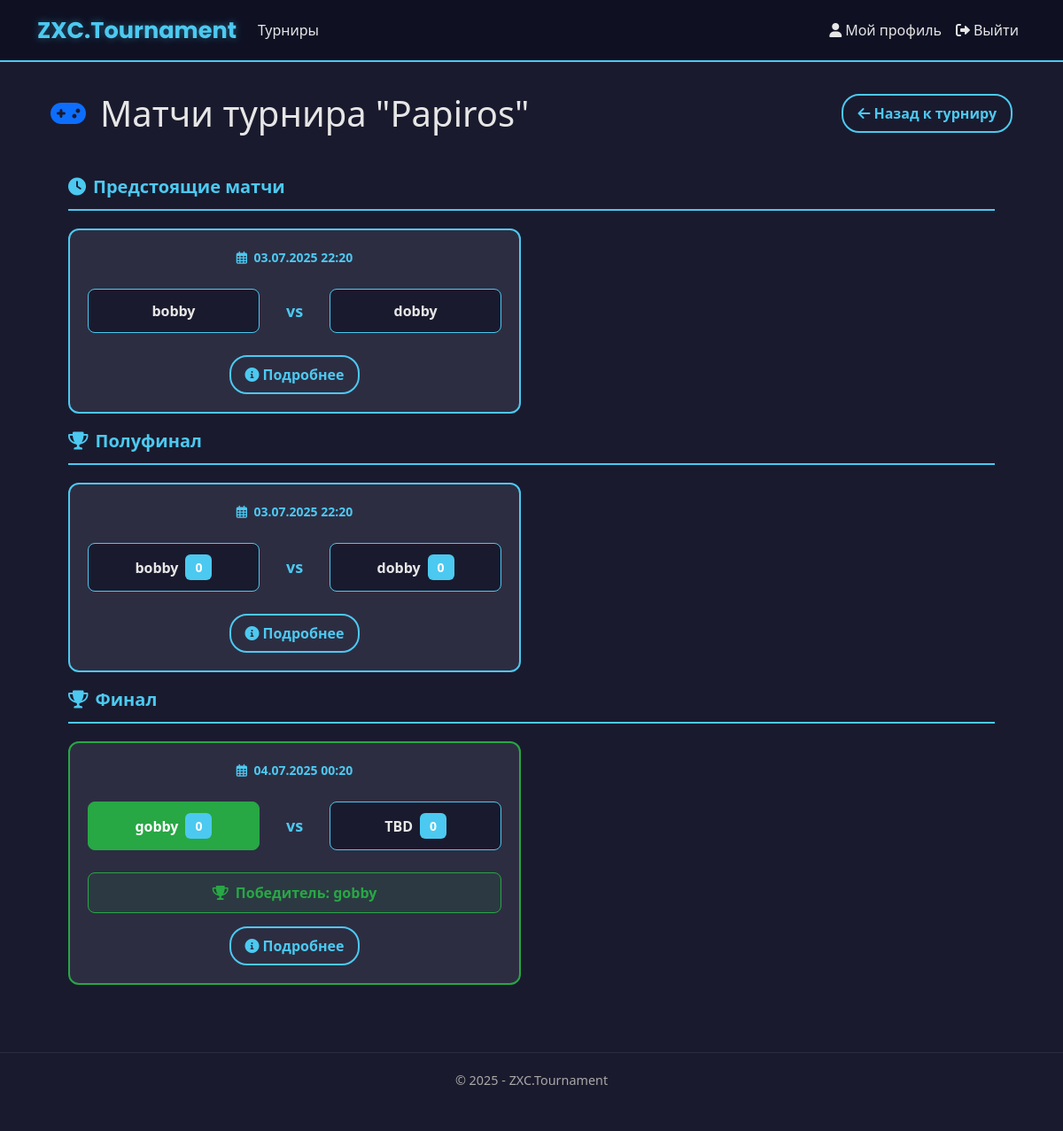
Page /tournaments/7/matches/ (signed in) on the earlier database version.
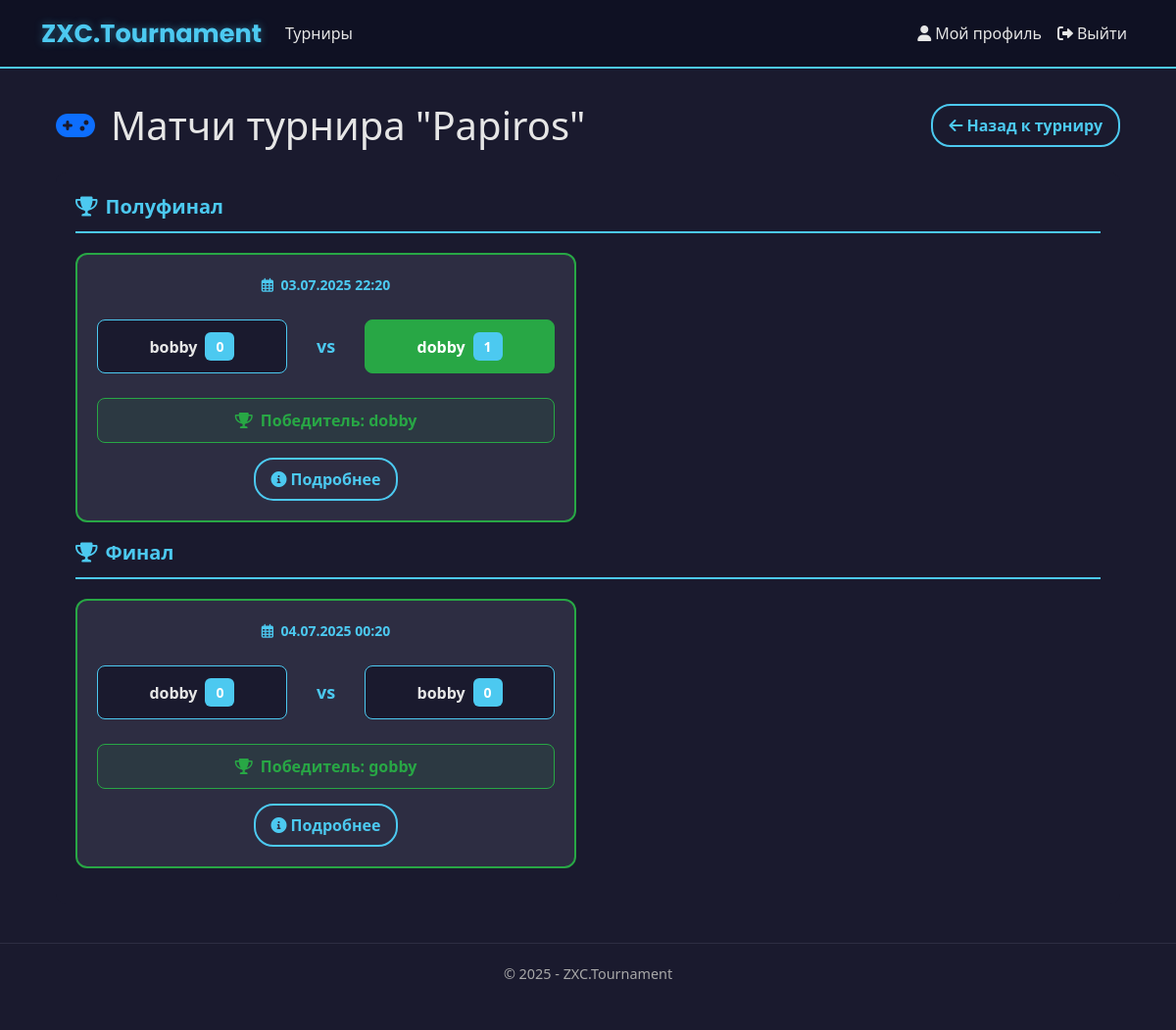
Same page on the later database version.
### app/models.py (models this page shows, shortened)
class BracketMatch(models.Model):
    stage = models.ForeignKey(BracketStage, on_delete=models.CASCADE, related_name='matches')
    team1 = models.ForeignKey(Team, on_delete=models.CASCADE, related_name='team1_matches', null=True, blank=True)
    team2 = models.ForeignKey(Team, on_delete=models.CASCADE, related_name='team2_matches', null=True, blank=True)
    winner = models.ForeignKey(Team, on_delete=models.SET_NULL, null=True, blank=True, related_name='won_matches')
    team1_score = models.PositiveIntegerField(default=0)
    team2_score = models.PositiveIntegerField(default=0)
    order = models.PositiveIntegerField()
    scheduled_time = models.DateTimeField(null=True, blank=True)
    is_completed = models.BooleanField(default=False)
    is_bye = models.BooleanField(default=False)
    class Meta:
        ordering = ['order']
        verbose_name = 'Матч турнирной сетки'
        verbose_name_plural = 'Матчи турнирной сетки'

class Team(models.Model):
    name = models.CharField(
        max_length=20,
        unique=True,
        verbose_name="Название команды",
        error_messages={
            'unique': "Команда с таким названием уже существует"
        }
    )
    avatar = models.ImageField(
        upload_to='team_avatars/',
        default='team_avatars/default_team.jpg',
        blank=True,
        null=True,
        verbose_name="Аватар команды"
    )
    captain = models.ForeignKey(
        User,
        on_delete=models.CASCADE,
        related_name='captained_teams',
        verbose_name="Капитан"
    )
    members = models.ManyToManyField(
        User,
        related_name='teams',
        blank=True,
        verbose_name="Участники"
    )
    created_at = models.DateTimeField(
        auto_now_add=True,
        verbose_name="Дата создания"
    )
    invite_code = models.CharField(
        max_length=32,
        unique=True,
        verbose_name="Код приглашения"
    )
    class Meta:
        verbose_name = 'Команда'
        verbose_name_plural = 'Команды'
        ordering = ['-created_at']

class BracketStage(models.Model):
    STAGE_TYPE_CHOICES = [
        ('upper', 'Верхняя сетка'),
        ('lower', 'Нижняя сетка'),
        ('final', 'Финал'),
        ('third_place', 'Матч за 3 место'),
        ('normal', 'Обычный этап'),
    ]
    bracket = models.ForeignKey(TournamentBracket, on_delete=models.CASCADE, related_name='stages')
    name = models.CharField(max_length=100)
    format = models.CharField(max_length=3, choices=TournamentBracket.FORMAT_CHOICES, default='BO3')
    stage_type = models.CharField(max_length=20, choices=STAGE_TYPE_CHOICES, default='normal')
    order = models.PositiveIntegerField()
    scheduled_time = models.DateTimeField(null=True, blank=True, verbose_name="Запланированное время")
    is_completed = models.BooleanField(default=False)
    class Meta:
        ordering = ['order']
        verbose_name = 'Этап турнира'
        verbose_name_plural = 'Этапы турнира'

### app/views.py (the view)
# urls.py: path('tournaments/<int:tournament_id>/matches/', views.tournament_matches, name='tournament_matches'),
@login_required
def tournament_matches(request, tournament_id):
    tournament = get_object_or_404(Tournament, id=tournament_id)
    upcoming_matches = get_upcoming_matches(tournament)
    matches_by_stage = {}
    if tournament.tournament_format == 'round_robin':
        if hasattr(tournament, 'round_robin_table'):
            all_matches = tournament.round_robin_table.matches.all()
            if all_matches:
                matches_by_stage['Round Robin'] = all_matches
    else:
        if hasattr(tournament, 'bracket'):
            for stage in tournament.bracket.stages.all().order_by('order'):
                stage_matches = stage.matches.all()
                if stage_matches:
                    matches_by_stage[stage.name] = stage_matches
    context = {
        'tournament': tournament,
        'upcoming_matches': upcoming_matches,
        'matches_by_stage': matches_by_stage,
        'year': datetime.now().year,
    }
    return render(request, 'app/tournaments/matches/tournament_matches.html', context)

### app/bracket_features.py (called while the page is built)
def get_upcoming_matches(tournament):
    upcoming_matches = []
    if tournament.tournament_format == 'round_robin':
        if hasattr(tournament, 'round_robin_table'):
            matches = tournament.round_robin_table.matches.filter(
                is_completed=False,
                scheduled_time__isnull=False
            ).order_by('scheduled_time')[:10]
            upcoming_matches.extend(matches)
    else:
        if hasattr(tournament, 'bracket'):
            matches = BracketMatch.objects.filter(
                stage__bracket=tournament.bracket,
                is_completed=False,
                scheduled_time__isnull=False,
                team1__isnull=False,
                team2__isnull=False
            ).order_by('scheduled_time')[:10]
            upcoming_matches.extend(matches)
    return upcoming_matches

### app/templates/app/tournaments/matches/tournament_matches.html (shortened to what the changed rows need)
{% extends "app/layout.html" %}
{% block content %}
<div class="container mt-4">
    <div class="d-flex justify-content-between align-items-center mb-4 flex-wrap gap-2">
        <div class="d-flex align-items-center">
            <h1 class="mb-0">Матчи турнира "{{ tournament.name }}"</h1>
        </div>
    </div>
    <div class="matches-container">
        {% if upcoming_matches %}
        <div class="section-header">
            <i class="fas fa-clock me-2"></i>Предстоящие матчи
        </div>
        <div class="row">
            {% for match in upcoming_matches %}
            {% if match.team1 and match.team2 %}
            <div class="col-md-6 mb-3">
                <div class="match-card">
                    <div class="match-time">
                        <i class="far fa-calendar-alt me-1"></i>
                        {{ match.scheduled_time|date:"d.m.Y H:i" }}
                    </div>
                    <div class="match-teams">
                        <div class="team">
                            {{ match.team1.name|default:"TBD" }}
                        </div>
                        <div class="vs">vs</div>
                        <div class="team">
                            {{ match.team2.name|default:"TBD" }}
                        </div>
                    </div>
                    <div class="match-actions">
                        <a href="{% url 'match_detail' tournament_id=tournament.id match_id=match.id %}" class="btn btn-outline-primary">
                            <i class="fas fa-info-circle me-1"></i>Подробнее
                        </a>
                    </div>
                </div>
            </div>
            {% endif %}
            {% endfor %}
        </div>
        {% endif %}
        {% if matches_by_stage %}
        {% for stage, matches in matches_by_stage.items %}
        <div class="section-header">
            <i class="fas fa-trophy me-2"></i>{{ stage }}
        </div>
        <div class="row">
            {% for match in matches %}
            <div class="col-md-6 mb-3">
                <div class="match-card {% if match.is_completed %}completed{% endif %}">
                    <div class="match-time">
                        <i class="far fa-calendar-alt me-1"></i>
                        {{ match.scheduled_time|date:"d.m.Y H:i" }}
                    </div>
                    <div class="match-teams">
                        <div class="team {% if match.winner == match.team1 %}winner{% endif %}">
                            {{ match.team1.name|default:"TBD" }}
                            {% if match.team1_score is not None %}
                            <span class="score">{{ match.team1_score }}</span>
                            {% endif %}
                        </div>
                        <div class="vs">vs</div>
                        <div class="team {% if match.winner == match.team2 %}winner{% endif %}">
                            {{ match.team2.name|default:"TBD" }}
                            {% if match.team2_score is not None %}
                            <span class="score">{{ match.team2_score }}</span>
                            {% endif %}
                        </div>
                    </div>
                    {% if match.is_completed %}
                    <div class="match-winner">
                        <i class="fas fa-trophy me-1"></i>
                        Победитель: {{ match.winner.name|default:"Не определен" }}
                    </div>
                    {% endif %}
                    <div class="match-actions">
                        <a href="{% url 'match_detail' tournament_id=tournament.id match_id=match.id %}" class="btn btn-outline-primary">
                            <i class="fas fa-info-circle me-1"></i>Подробнее
                        </a>
                    </div>
                </div>
            </div>
            {% endfor %}
        </div>
        {% endfor %}
        {% endif %}
    </div>
</div>
{% endblock %}

Differences in the rows shown:
no longer on one of the page's lists (row edited): BracketMatch: scheduled_time "03.07.2025 22:20", team1.name "bobby", team2.name "dobby"
changed BracketMatch (number 1 of 2 on the later page): is_completed False → True (drawn); winner_id empty → 3 (drawn); team2_score "0" → "1"
changed BracketMatch "gobby": team1_id 2 → 3 (drawn); team1.name "gobby" → "dobby"; team2.name "TBD" → "bobby"
Other differences:
new list line: "Победитель: dobby"
text no longer shown: "Предстоящие матчи"
